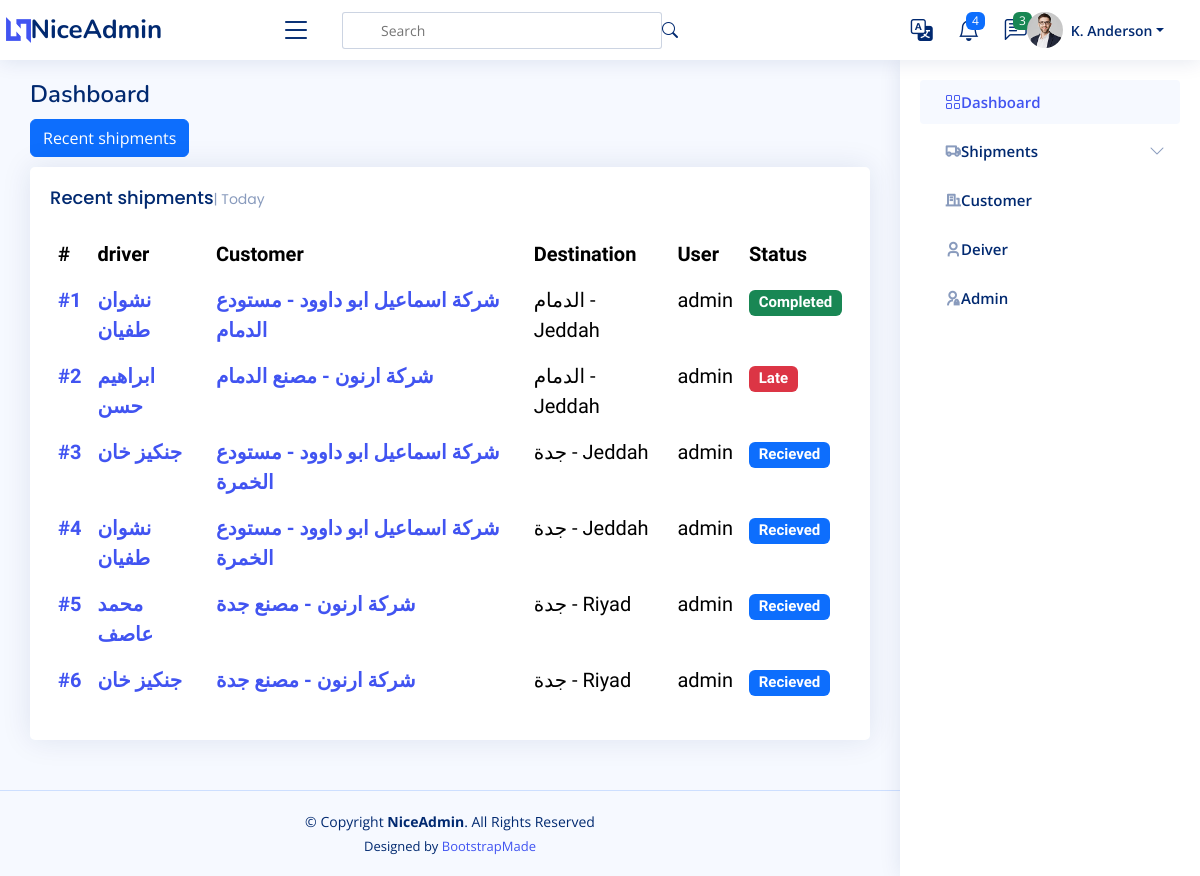
Before: /shipment/All with the older database file.
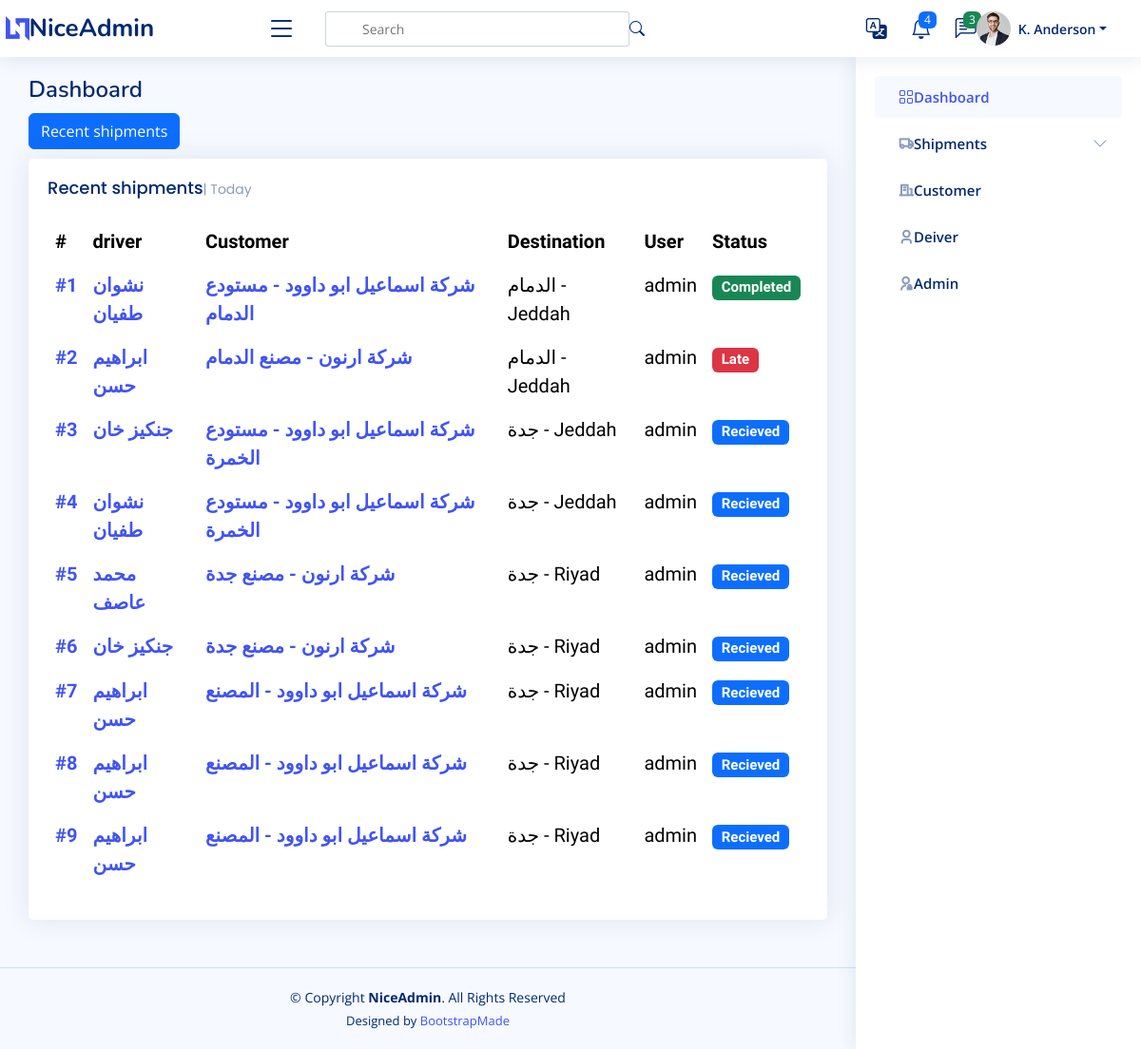
After: the same page with the newer database file.
### shipments/models.py (models this page shows, shortened)
class Shipments(models.Model):
    user = models.ForeignKey(User,  related_name='shipments_user', on_delete=models.SET_NULL, null=True)
    driver = models.ForeignKey(Driver,  related_name='shipments_driver', on_delete=models.SET_NULL, null=True)
    customer_branch = models.ForeignKey(Branch, related_name='shipments_company', on_delete=models.SET_NULL, null=True)
    fare = models.IntegerField(_("Fare"),)
    days_stayed = models.IntegerField(_("Days Stayed "), null=True, blank=True)
    stay_cost = models.IntegerField(_("Stay Cost"), null=True, blank=True)
    deducted = models.IntegerField(_("Deducted"), null=True, blank=True)
    status = models.CharField(_("Status "), max_length=20, choices=STATUS, default='Recieved')
    destination = models.CharField(_("Destination"), max_length=20, choices=FLAG_TYPES)
    create_at = models.DateTimeField(_("Create At"), default=timezone.now)
    expected_arrival_date = models.DateTimeField(_("Expected Arrival Date"), null=True, blank=True, default=timezone.now)
    actual_delivery_date = models.DateTimeField(_("Actual Delivery Date "), null=True, blank=True, default=timezone.now)

### drivers/models.py (models this page shows)
class Driver(models.Model):
    name = models.CharField(_("Driver Name"), max_length=120)
    phone = models.CharField(_("Driver Phone"), max_length=120)
    id_number = models.CharField(_("Driver Id Number"), max_length=10, null=True, blank=True)
    language = models.CharField(_("Driver Language"),  max_length=120, choices=LANGUAHE, null=True, blank=True)
    truck_type =models.CharField(_("Truck Type"), max_length=120, choices=TRUCK_TYPE, null=True, blank=True)
    rate = models.IntegerField(_("Rate"), null=True, blank=True)
    def __str__(self) -> str:
        return self.name

### customers/models.py (models this page shows)
class Branch(models.Model):
    customers = models.ForeignKey(Customers, related_name='branch_customers', on_delete=models.CASCADE)
    name = models.CharField(_("Name"),max_length=255)
    city = models.CharField(_("City"),max_length=255)
    def __str__(self):
        return f'{self.customers} - {self.name}'

class Customers(models.Model):
    name = models.CharField(max_length=255)
    def __str__(self):
        return self.name

### shipments/views.py (the view)
# urls.py: path('<str:status>', ShipmentList.as_view(), name='shipment_list'),
class ShipmentList(ListView):
    model = Shipments
    def get_queryset(self):
        status = self.kwargs.get('status', 'All')
        print( f'status = {status}')
        if status == 'All':
            return Shipments.objects.all()
        else:
            return Shipments.objects.filter(status=status)

### templates/shipments/shipments_list.html (shortened to what this page needs)
{% extends 'base.html' %}
{% load static %}
{% load i18n %}
{% block body %}
<main id="main" class="main">
    <div class="pagetitle">
      <h1>{% translate "Dashboard" %}</h1>
    </div>
    <div class="pagetitle">
      <a href="{% url 'shipment_create' %}"><button type="button" class="btn btn-primary">{% translate "Recent shipments" %}</button></a>
    </div>
    <section class="section dashboard">
      <div class="row">
        <div class="col-lg-12">
          <div class="row">
            <div class="col-12">
              <div class="card recent-sales overflow-auto">
                <div class="card-body">
                  <h5 class="card-title">{% translate "Recent shipments" %}<span>| Today</span></h5>
                  <table class="table table-borderless datatable">
                    <thead>
                      <tr>
                        <th scope="col">#</th>
                        <th scope="col">driver</th>
                        <th scope="col">Customer</th>
                        <th scope="col">Destination</th>
                        <th scope="col">User</th>
                        <th scope="col">Status</th>
                      </tr>
                    </thead>
                    <tbody>
                      {% for shipment in object_list %}
                      <tr>
                        <th scope="row"><a href="#">#{{shipment.id}}</a></th>
                        <th scope="row"><a href="#">{{shipment.driver}}</a></th>
                        <th scope="row"><a href="#">{{shipment.customer_branch}}</a></th>
                        <td>{{shipment.customer_branch.city}} - {{shipment.destination}}</td>
                        <td>{{shipment.user}}</td>
                        <td><span class="badge
                          {% if shipment.status == 'Recieved' %} bg-primary
                          {% elif shipment.status == 'Processed' %} bg-secondary
                          {% elif shipment.status == 'Shipped' %} bg-info
                          {% elif shipment.status == 'Delivered' %} bg-primary
                          {% elif shipment.status == 'Feedback' %} bg-warning
                          {% elif shipment.status == 'Completed' %} bg-success
                          {% elif shipment.status == 'Late' %} bg-danger
                          {% endif %}">{{shipment.status}}</span></td>
                      </tr>
                      {% endfor %}
                    </tbody>
                  </table>
                </div>
              </div>
            </div>
          </div>
        </div>
        </div>
    </section>
  </main>
{% endblock %}

### templates/base.html (shortened to what this page needs)
{% load static %}
{% load i18n %}
{% get_current_language as LANGUAGE_CODE %}
<!DOCTYPE html>
<html lang="en"  {% if LANGUAGE_CODE == 'ar' %} dir="rtl" {% endif %} >
<head>
  {% if LANGUAGE_CODE == 'en' %}
    <link href="{% static 'en/vendor/bootstrap/css/bootstrap.min.css' %} " rel="stylesheet">
    <link href="{% static 'en/vendor/bootstrap-icons/bootstrap-icons.css' %} " rel="stylesheet">
    <link href="{% static 'en/vendor/boxicons/css/boxicons.min.css' %} " rel="stylesheet">
    <link href="{% static 'en/vendor/quill/quill.snow.css' %} " rel="stylesheet">
    <link href="{% static 'en/vendor/quill/quill.bubble.css' %} " rel="stylesheet">
    <link href="{% static 'en/vendor/remixicon/remixicon.css' %} " rel="stylesheet">
    <link href="{% static 'en/vendor/simple-datatables/style.css' %} " rel="stylesheet">
    <link rel="stylesheet" href="{% static 'ar/css/style.css' %} ">
  {% endif %}
</head>
<body>
  <header id="header" class="header fixed-top d-flex align-items-center">
    <div class="d-flex align-items-center justify-content-between">
      <a href="index.html" class="logo d-flex align-items-center">
        <img src="{% static 'en/assets/img/logo.png' %} " alt="">
        <span class="d-none d-lg-block">NiceAdmin</span>
      </a>
      <i class="bi bi-list toggle-sidebar-btn"></i>
    </div>
    <div class="search-bar">
      <form class="search-form d-flex align-items-center" method="POST" action="#">
        <input type="text" name="query" placeholder="Search" title="Enter search keyword">
        <button type="submit" title="Search"><i class="bi bi-search"></i></button>
      </form>
    </div>
    <nav class="header-nav ms-auto">
      <ul class="d-flex align-items-center">
        <li class="nav-item dropdown">
          <a class="nav-link nav-icon" href="#" data-bs-toggle="dropdown">
            <i class="bi bi-translate"></i>
          </a>
                {% get_current_language as LANGUAGE_CODE %}
                {% get_available_languages as LANGUAGES %}
                {% get_language_info_list for LANGUAGES as languages %}
        </li>
        <li class="nav-item dropdown">
          <a class="nav-link nav-icon" href="#" data-bs-toggle="dropdown">
            <i class="bi bi-bell"></i>
            <span class="badge bg-primary badge-number">4</span>
          </a>
        </li>
        <li class="nav-item dropdown">
          <a class="nav-link nav-icon" href="#" data-bs-toggle="dropdown">
            <i class="bi bi-chat-left-text"></i>
            <span class="badge bg-success badge-number">3</span>
          </a>
        </li>
        <li class="nav-item dropdown pe-3">
          <a class="nav-link nav-profile d-flex align-items-center pe-0" href="#" data-bs-toggle="dropdown">
            <img src="assets/img/profile-img.jpg" alt="Profile" class="rounded-circle">
            <span class="d-none d-md-block dropdown-toggle ps-2">K. Anderson</span>
          </a>
        </li>
      </ul>
    </nav>
  </header>
  <aside id="sidebar" class="sidebar">
    <ul class="sidebar-nav" id="sidebar-nav">
      <li class="nav-item">
        <a class="nav-link " href="/">
          <i class="bi bi-grid"></i>
          <span>{% translate "Dashboard " %}</span>
        </a>
      </li>
         <li class="nav-item">
        <a class="nav-link collapsed" data-bs-target="#forms-nav" data-bs-toggle="collapse" href="/shipment">
          <i class="ri-truck-line"></i><span>{% translate "Shipments" %}</span><i class="bi bi-chevron-down ms-auto"></i>
        </a>
      </li>
      <li class="nav-item">
        <a class="nav-link collapsed" href="/customer">
          <i class="ri-building-line"></i>
          <span>{% translate "Customer " %}</span>
        </a>
      </li>
      <li class="nav-item">
        <a class="nav-link collapsed" href="/driver">
          <i class="ri-user-3-line"></i>
          <span>{% translate "Deiver " %}</span>
        </a>
      </li>
      <li class="nav-item">
        <a class="nav-link collapsed" href="/admin">
          <i class="ri-admin-line"></i>
          <span>{% translate "Admin " %}</span>
        </a>
      </li>
    </ul>
  </aside>
  {% block body %}
  {% endblock %}
  <footer id="footer" class="footer">
    <div class="copyright">
      &copy; Copyright <strong><span>NiceAdmin</span></strong>. All Rights Reserved
    </div>
    <div class="credits">
      Designed by <a href="https://bootstrapmade.com/">BootstrapMade</a>
    </div>
  </footer>
</body>
</html>

### static/ar/css/style.css (style rules this page uses)
:root { scroll-behavior: smooth; }
body { font-family: "Open Sans", sans-serif; background: #f6f9ff; color: #444444; }
a { color: #4154f1; text-decoration: none; }
h1, h2, h3, h4, h5, h6 { font-family: "Nunito", sans-serif; }
#main { margin-top: 60px; padding: 20px 30px; transition: all 0.3s; }
.pagetitle { margin-bottom: 10px; }
.pagetitle h1 { font-size: 24px; margin-bottom: 0; font-weight: 600; color: #012970; }
.card { margin-bottom: 30px; border: none; border-radius: 5px; box-shadow: 0px 0 30px rgba(1, 41, 112, 0.1); }
.card-title { padding: 20px 0 15px 0; font-size: 18px; font-weight: 500; color: #012970; font-family: "Poppins", sans-serif; }
.card-title span { color: #899bbd; font-size: 14px; font-weight: 400; }
.card-body { padding: 0 20px 20px 20px; }
.logo { line-height: 1; }
@media (min-width: 1200px) { .logo { width: 280px; } }
.logo img { max-height: 26px; margin-left: 6px; }
.logo span { font-size: 26px; font-weight: 700; color: #012970; font-family: "Nunito", sans-serif; }
.header { transition: all 0.5s; z-index: 997; height: 60px; box-shadow: 0px 2px 20px rgba(1, 41, 112, 0.1); background-color: #fff; padding-right: 20px; }
.header .toggle-sidebar-btn { font-size: 32px; padding-right: 10px; cursor: pointer; color: #012970; }
.header .search-bar { min-width: 360px; padding: 0 20px; }
.header .search-form { width: 100%; }
.header .search-form input { border: 0; font-size: 14px; color: #012970; border: 1px solid rgba(1, 41, 112, 0.2); padding: 7px 8px 7px 38px; border-radius: 3px; transition: 0.3s; width: 100%; }
.header .search-form button { border: 0; padding: 0; margin-right: -30px; background: none; }
.header .search-form button i { color: #012970; }
.header-nav ul { list-style: none; }
.header-nav>ul { margin: 0; padding: 0; }
.header-nav .nav-icon { font-size: 22px; color: #012970; margin-left: 25px; position: relative; }
.header-nav .nav-profile { color: #012970; }
.header-nav .nav-profile img { max-height: 36px; }
.header-nav .nav-profile span { font-size: 14px; font-weight: 600; }
.header-nav .badge-number { position: absolute; inset: -2px -5px auto auto; font-weight: normal; font-size: 12px; padding: 3px 6px; }
.sidebar { position: fixed; top: 60px; right: 0; bottom: 0; width: 300px; z-index: 996; transition: all 0.3s; padding: 20px; overflow-y: auto; scrollbar-width: thin; scrollbar-color: #aab7cf transparent; box-shadow: 0px 0px 20px rgba(1, 41, 112, 0.1); background-color: #fff; }
@media (min-width: 1200px) { #main, #footer { margin-right: 300px; } }
.sidebar-nav { padding: 0; margin: 0; list-style: none; }
.sidebar-nav li { padding: 0; margin: 0; list-style: none; }
.sidebar-nav .nav-item { margin-bottom: 5px; }
.sidebar-nav .nav-link { display: flex; align-items: center; font-size: 15px; font-weight: 600; color: #4154f1; transition: 0.3; background: #f6f9ff; padding: 10px 15px; border-radius: 4px; }
.sidebar-nav .nav-link i { font-size: 16px; margin-left: 10px; color: #4154f1; }
.sidebar-nav .nav-link.collapsed { color: #012970; background: #fff; }
.sidebar-nav .nav-link.collapsed i { color: #899bbd; }
.sidebar-nav .nav-link .bi-chevron-down { margin-left: 0; transition: transform 0.2s ease-in-out; }
.dashboard .recent-sales { font-size: 20px; font-family: 'Tajawal', sans-serif; }
.dashboard .recent-sales .table thead { background: #f6f6fe; }
.dashboard .recent-sales .table thead th { border: 0; }
.footer { padding: 20px 0; font-size: 14px; transition: all 0.3s; border-top: 1px solid #cddfff; }
.footer .copyright { text-align: center; color: #012970; }
.footer .credits { padding-top: 5px; text-align: center; font-size: 13px; color: #012970; }

Changed rows visible on the page:
added Shipments: id "7", driver "ابراهيم حسن", customer_branch "شركة اسماعيل ابو داوود - المصنع", customer_branch.city "جدة", destination "Riyad", user "admin", status "Recieved"
added Shipments: id "8", driver "ابراهيم حسن", customer_branch "شركة اسماعيل ابو داوود - المصنع", customer_branch.city "جدة", destination "Riyad", user "admin", status "Recieved"
added Shipments: id "9", driver "ابراهيم حسن", customer_branch "شركة اسماعيل ابو داوود - المصنع", customer_branch.city "جدة", destination "Riyad", user "admin", status "Recieved"
